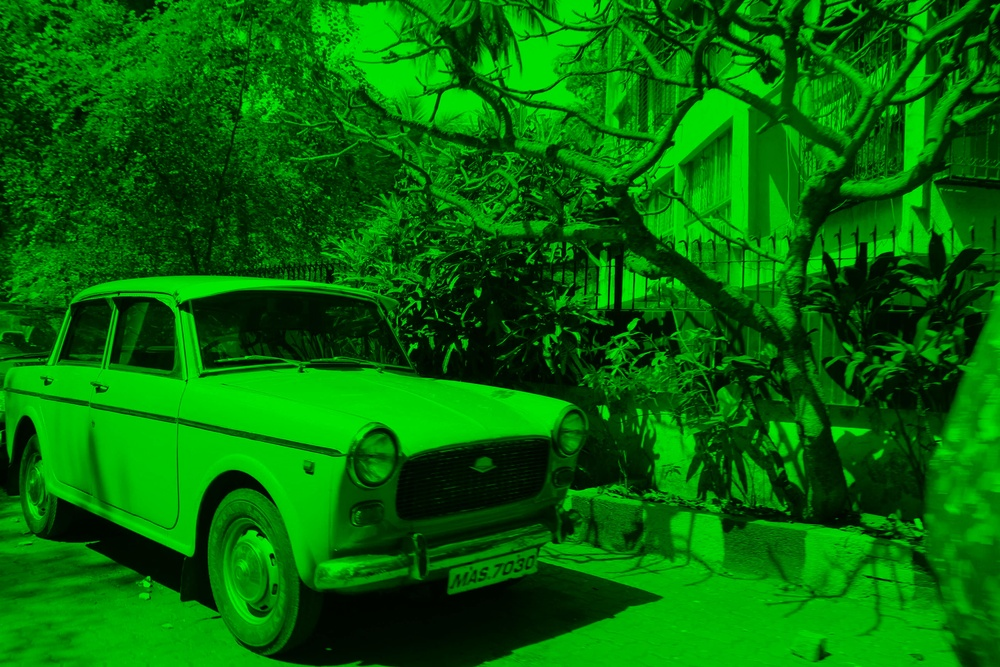
#> input picture filterizePy/test/test_img/gs_test_original.jpg, 1000 x 667 px, shrunk from 5184 x 3456 before the run
$ python -i sharpen.py   (imports and definitions only)
#> lines starting #> are read from the running program, lines starting #| are printed output that depends on the picture
# Copyright (c) 2019 Chao Wang, Master of Data Science at the University of British Columbia
# Licensed under the MIT License (the "License").
# you may not use this file except in compliance with the License.
# You may obtain a copy of the License at https://mit-license.org

# This script sharpens an image.
# Input  : A path to an image in either .png, .jpeg, .gif, .bmp, or .jpg format
# Output : A path to a sharpened .png .jpeg, .gif, .bmp, or .jpgimage

import numpy as np
import skimage.io
from scipy.signal import convolve2d
#from keras.preprocessing.image import img_to_array, load_img
import matplotlib.pyplot as plt
import os
import sys
from PIL import Image

def sharpen_image(input_path):
    """This function sharpens an image.

    This function read the input image path and apply the sharpen convolution filter to the image.
    The output image should be saved under the same file path.

    Parameters
    ----------
    input_img: string
    A file path to a image. The image should be either .png, .jpeg, .gif, .bmp, or .jpg.

    Returns
    -------
    output_img: string
    An image file which have the same file format as the inut image.
    This is the sharpened image, it has the same dimension and file type as the input_img

    Example
    -------
    sharpen("../img/test_image.png")

    Returns"../img/sharpened_test_image.png"
    """
#> called with input_path = 'test/test_img/gs_test_original.jpg'
    # Read the image
    try:
        input_img = skimage.io.imread(input_path)
#> input_img is the input picture: shape (667, 1000, 3); mean R, G, B 3.4, 107.5, 3.6
        # input_img = Image.open(input_path).convert('RGB')
    except FileNotFoundError:
        print("Could not find your file, please try again")
        raise
    except AttributeError:
        print("Please provide a string as a paht for the input file")
        raise

    # [10 lines of commented-out code are left out]
    r_img = input_img[:, :, 0]
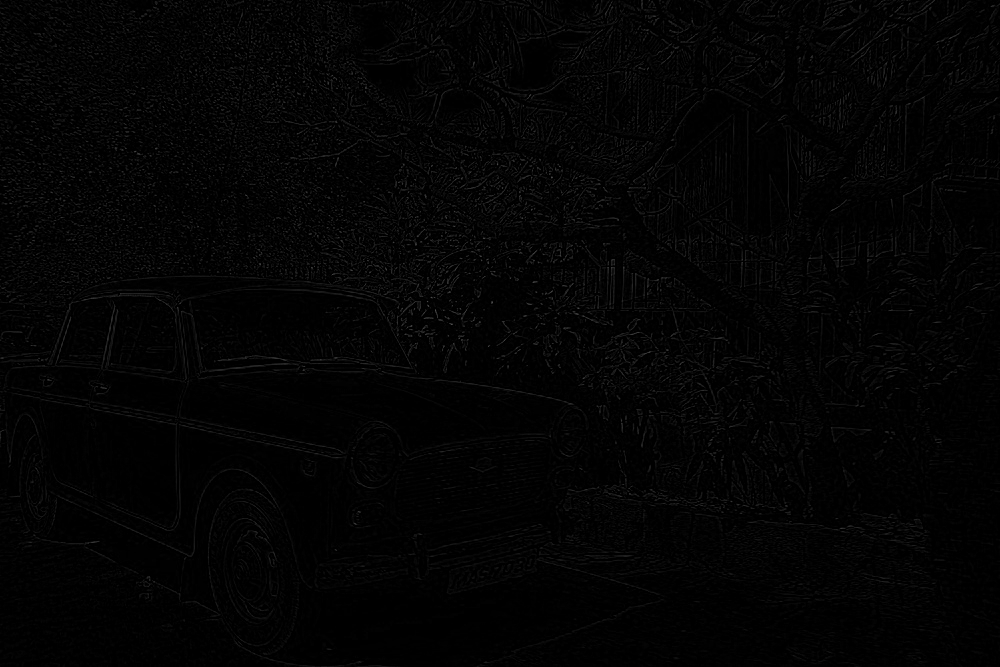
#> r_img: shape (667, 1000); min 0, max 79, mean 3.4
    g_img = input_img[:, :, 1]
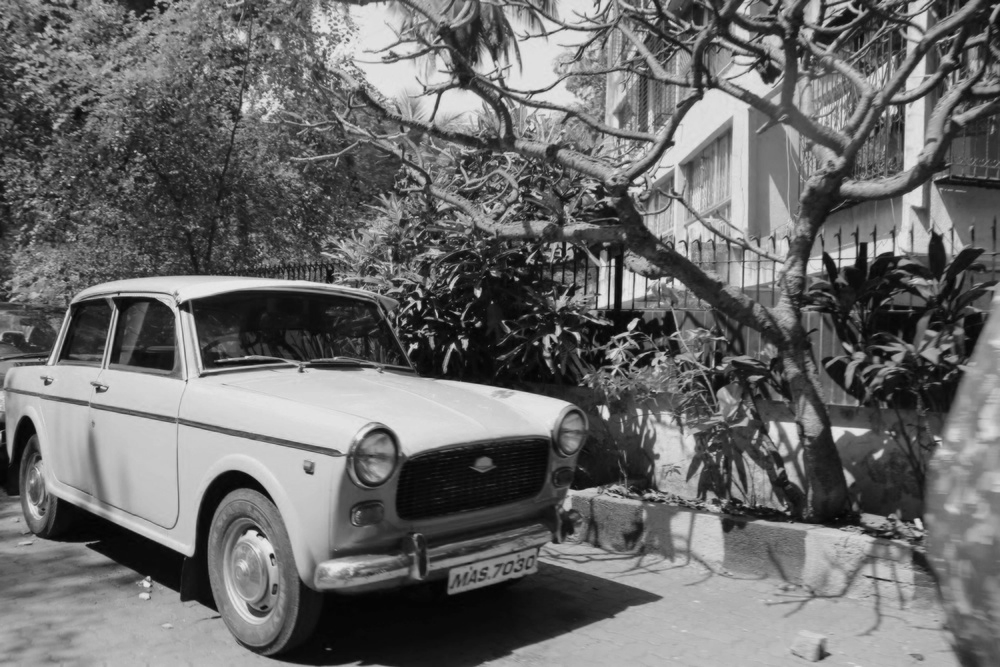
#> g_img: shape (667, 1000); min 3, max 234, mean 107.5
    b_img = input_img[:, :, 2]


    # Construct the sharpen filter
    ft = np.zeros((3,3))
    ft[1,1] = 4.5
    ft[0,1]=ft[1,0]=ft[1,2]=ft[2,1]=-0.75

    # Apply sharpen filter to the red image
    r_output_img = convolve2d(r_img, ft , boundary='symm', mode='same')
    r_output_img = np.maximum(0, r_output_img)
    r_output_img = np.minimum(1, r_output_img)
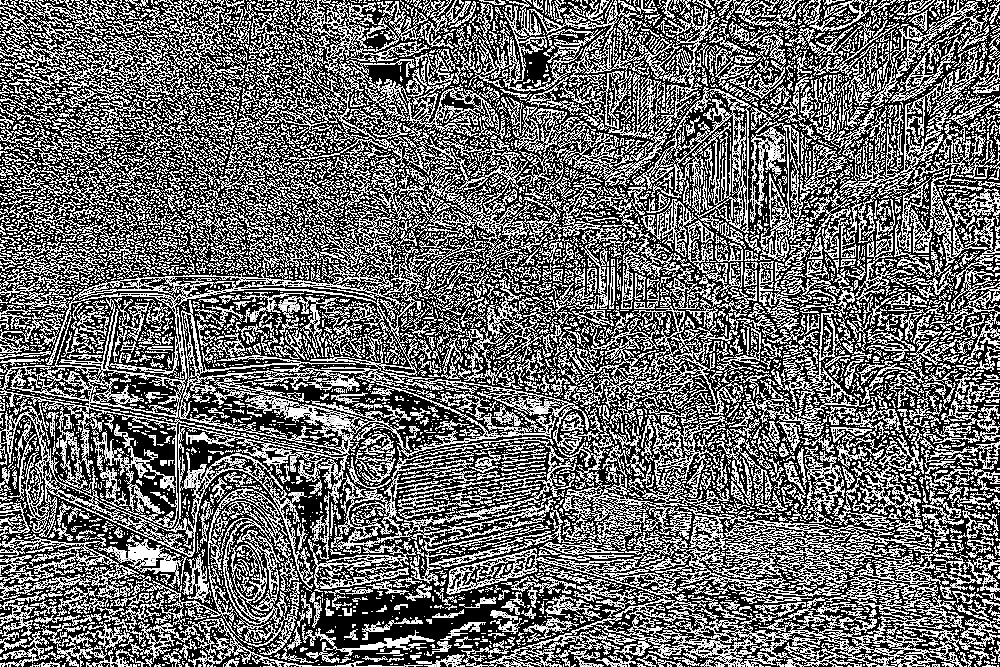
#> r_output_img: shape (667, 1000) float64; min 0, max 1, mean 0.423


    # Apply sharpen filter to the green image
    g_output_img = convolve2d(g_img, ft , boundary='symm', mode='same')
    g_output_img = np.maximum(0, g_output_img)
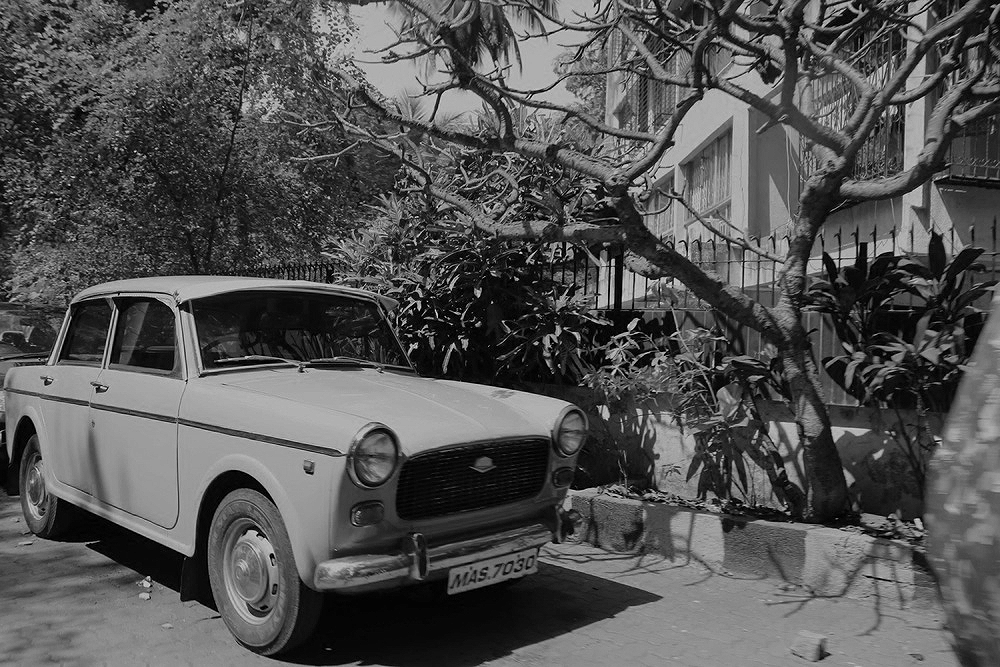
#> g_output_img: shape (667, 1000) float64; min 0, max 489, mean 161.3; drawn with min black and max white
    g_output_img = np.minimum(1, g_output_img)
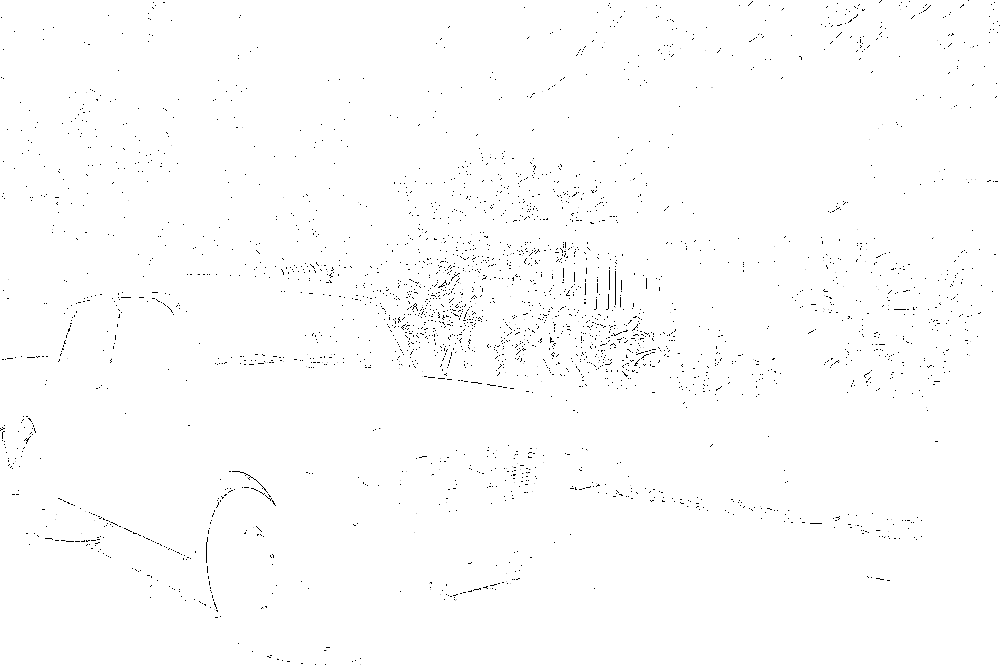
#> g_output_img: shape (667, 1000) float64; min 0, max 1, mean 0.993


    # Apply sharpen filter to the blue image
    b_output_img = convolve2d(b_img, ft , boundary='symm', mode='same')
    b_output_img = np.maximum(0, b_output_img)
    b_output_img = np.minimum(1, b_output_img)
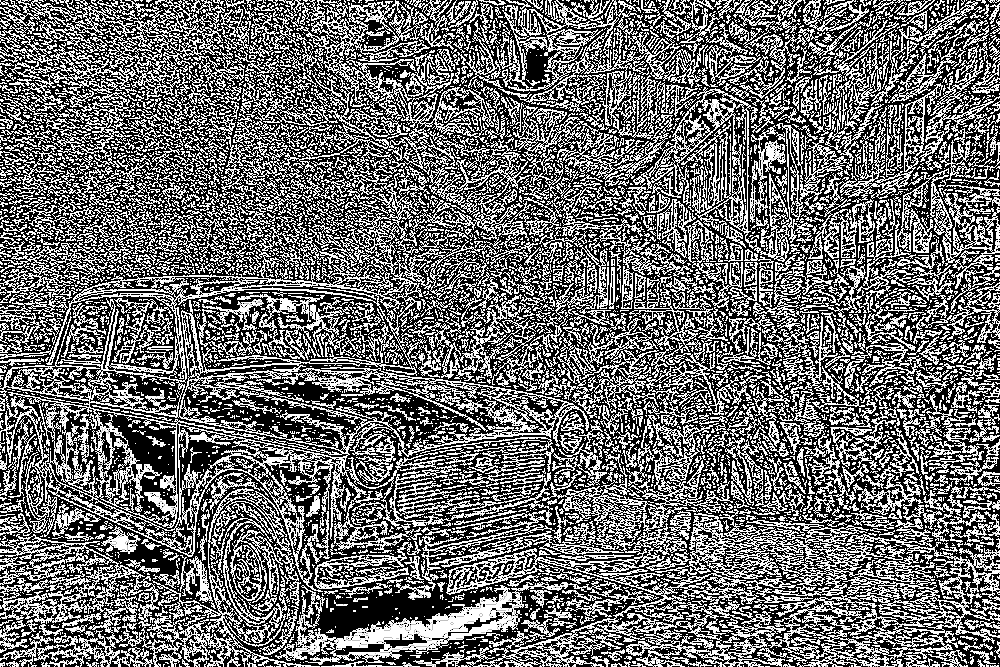
#> b_output_img: shape (667, 1000) float64; min 0, max 1, mean 0.429


    # put back the three sharpened image
    output_img = np.dstack((r_output_img, g_output_img,b_output_img))
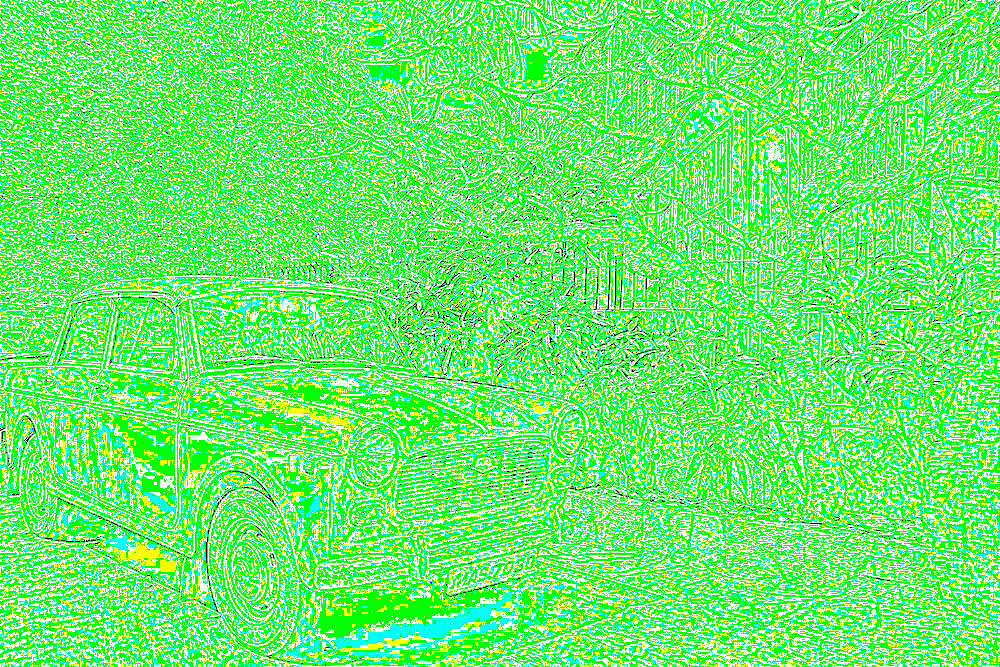
#> output_img: shape (667, 1000, 3) float64; mean R, G, B 0.423, 0.993, 0.429

    # Get the input image path and generate the output path
    index = input_path.rfind("/") + 1
    output_path = input_path[:index] + "sharpened_" + input_path[index:]

    # save the output image to the same file path as the input image file path
#> (the run stopped early here; a loop or call above may not have finished)
